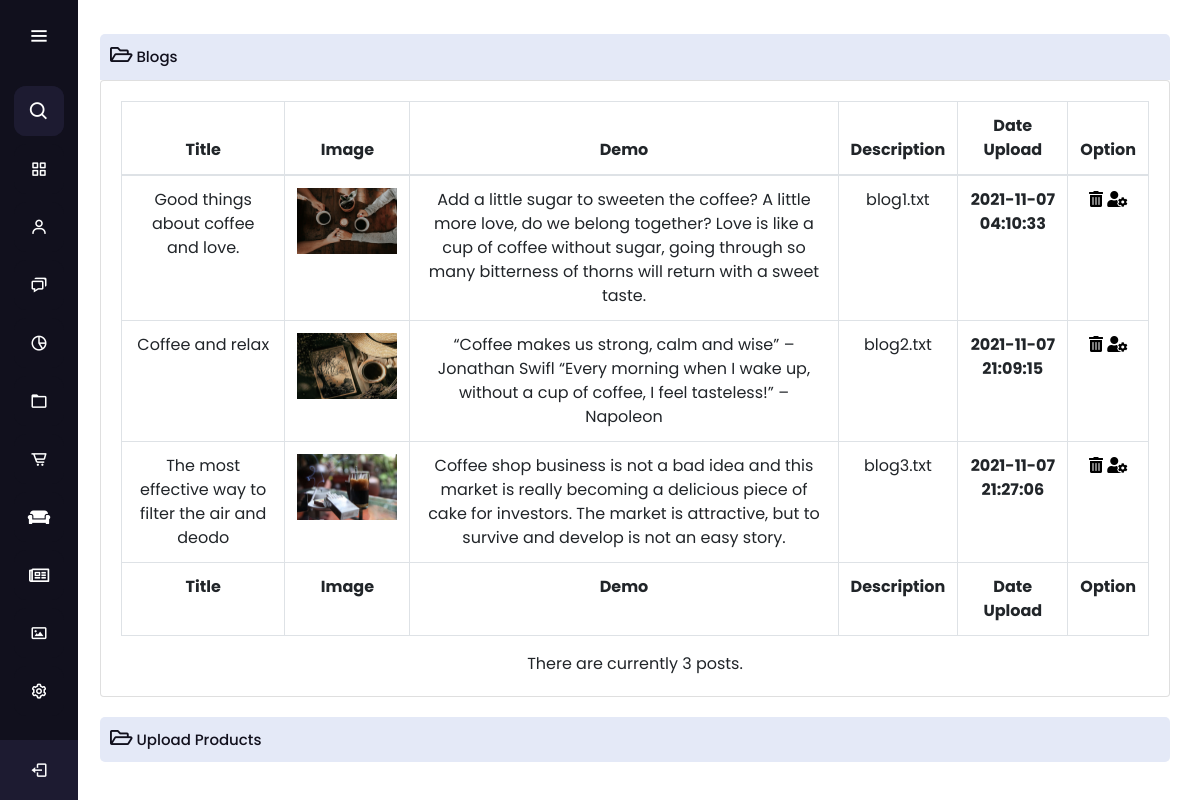
The page /admin/blogs.php (signed in) on the database its author committed.
### tables this page shows
CREATE TABLE `tbl_blogs` (
  `blogId` int(11) NOT NULL,
  `blogName` varchar(50) NOT NULL,
  `blogDemo` varchar(500) NOT NULL,
  `blogDescription` varchar(50) NOT NULL,
  `blogUpDate` datetime NOT NULL,
  `blogImage` varchar(50) NOT NULL
);

### admin/libs/session.php (called while the page is built, shortened)
<?php
class Session
{
  static function get($key)
  {
    if (isset($_SESSION[$key])) {
      return $_SESSION[$key];
    }
    return null;
  }
}

### admin/libs/db_query/builder.php (called while the page is built, shortened)
<?php
class Builder
{
  private string $table;
  private array $columns = ["*"];
  public function __construct($table, $as = null)
  {
    $this->table = $table;
  }
  public function get($columns = ["*"])
  {
    $this->columns = $columns;
    return $this->execSelect();
  }
  public function count()
  {
    $this->columns = ["COUNT(*) AS count"];
    return $this->execSelectSingle()["count"];
  }
  private function buildSelect()
  {
    $columns = implode(", ", $this->columns);
    $sql = "SELECT $columns  FROM $this->table";
    $this->sql = $sql;
  }
}

### admin/libs/db_query/execution.php (called while the page is built, shortened)
<?php
trait Execution {
  public function execSelect() {
    $conn = Connection::connect();
    $stmt = $conn->query($this->sql);
    return $stmt->fetchAll(\PDO::FETCH_ASSOC);
  }
  public function execSelectSingle() {
    $conn = Connection::connect();
    $stmt = $conn->query($this->sql);
    return $stmt->fetch(\PDO::FETCH_ASSOC);
  }
}

### admin/blogs.php (the view, shortened to what this page needs)
<?php
$tbl_blogs = DB::table("tbl_blogs")->get();
?>
<!DOCTYPE html>
<html lang="en" dir="ltr">
<head>
<?php require 'modules/head.php' ?>
</head>
<body>
  <?= include 'modules/sidebar.php' ?>
  <section class="home-section">
    <div class="text"><span><i class="far fa-folder-open"></i> Blogs</span></div>
    <div class="block">
      <div class="card mb-3">
        <div class="card-body">
          <div class="table-responsive">
            <table class="table table-bordered" id="dataTable" width="100%" cellspacing="0">
              <thead>
                <tr>
                  <th>Title</th>
                  <th>Image</th>
                  <th>Demo</th>
                  <th>Description</th>
                  <th>Date Upload</th>
                  <th>Option</th>
                </tr>
              </thead>
              <tfoot>
                <tr>
                  <th>Title</th>
                  <th>Image</th>
                  <th>Demo</th>
                  <th>Description</th>
                  <th>Date Upload</th>
                  <th>Option</th>
                </tr>
              </tfoot>
              <tbody>
                <?php foreach ($tbl_blogs as $row) { ?>
                  <tr>
                    <td><?= $row["blogName"] ?></td>
                    <td><img width="100px" src="img/Blogs/<?= $row["blogImage"] ?>" alt=""></td>
                    <td><?= $row["blogDemo"] ?></td>
                    <td><?= $row["blogDescription"] ?></td>
                    <td><b><?= $row["blogUpDate"] ?></b></td>
                    <td>
                      <form id="<?= $row['blogId'] ?>" method="POST">
                        <button style="background-color: #fff; border: none;" type="button" name="delete" onclick="confirmDelete(this, '<?= $row['blogId'] ?>');"><i class="fas fa-trash-alt"></i></button>
                        <button style="background-color: #fff; border: none;" type="submit" name="update"><i class="fas fa-user-cog"></i> </button>
                      </form>
                    </td>
                  </tr>
                <?php } ?>
              </tbody>
            </table>
            There are currently <?= DB::table('tbl_blogs')->count() ?> posts.
          </div>
        </div>
      </div>
    </div>
  </section>
  <section class="home-section">
    <div class="text"><span onclick="showupload();"><i class="far fa-folder-open"></i> Upload Products</span></div>
  </section>
</body>
</html>

### admin/css/admin.css (style rules this page uses)
* { margin: 0; padding: 0; box-sizing: border-box; font-family: "Poppins", sans-serif; }
.home-section { position: relative; background: #E4E9F7; min-height: 30px; top: 10px; left: 100px; right: 200px; width: calc(100% - 130px); border-radius: 5px; margin-bottom: 20px; transition: all 0.5s ease; }
.home-section .text { display: inline-block; color: #11101d; font-size: 17px; font-weight: 500; margin: 10px; cursor: pointer; }
.text span { font-size: 15px; }
.text i { font-size: 20px; }
.block { display: block; background-color: white; text-align: center; }
table, th, td { border: 1px solid black; border-collapse: collapse; text-align: center; }

### rows shown on the page
tbl_blogs: blogName "Good things about coffee and love.", blogImage (picture), blogDemo "Add a little sugar to sweeten the coffee? A little more love, do we belong together? Love is like a cup of coffee without sugar, going through so many bitterness of thorns will return with a sweet taste.", blogDescription "blog1.txt", blogUpDate "2021-11-07 04:10:33"
tbl_blogs: blogName "Coffee and relax", blogImage (picture), blogDemo "“Coffee makes us strong, calm and wise” – Jonathan Swifl “Every morning when I wake up, without a cup of coffee, I feel tasteless!” – Napoleon", blogDescription "blog2.txt", blogUpDate "2021-11-07 21:09:15"
tbl_blogs: blogName "The most effective way to filter the air and deodo", blogImage (picture), blogDemo "Coffee shop business is not a bad idea and this market is really becoming a delicious piece of cake for investors. The market is attractive, but to survive and develop is not an easy story.", blogDescription "blog3.txt", blogUpDate "2021-11-07 21:27:06"

### other values the page prints
DB::table('tbl_blogs')->count() "3"
